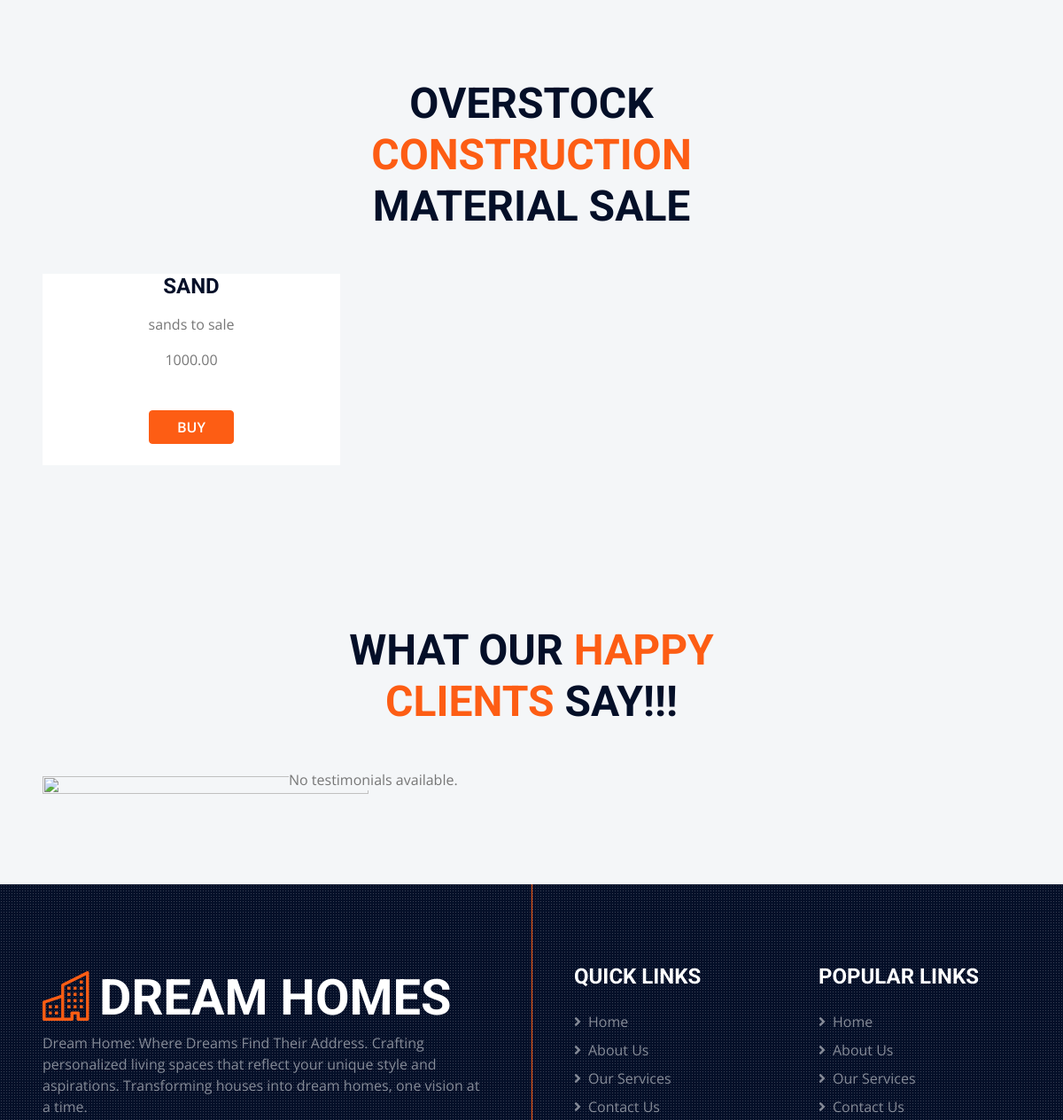
/main/indexfront (middle part), run on an earlier commit of the app's database.
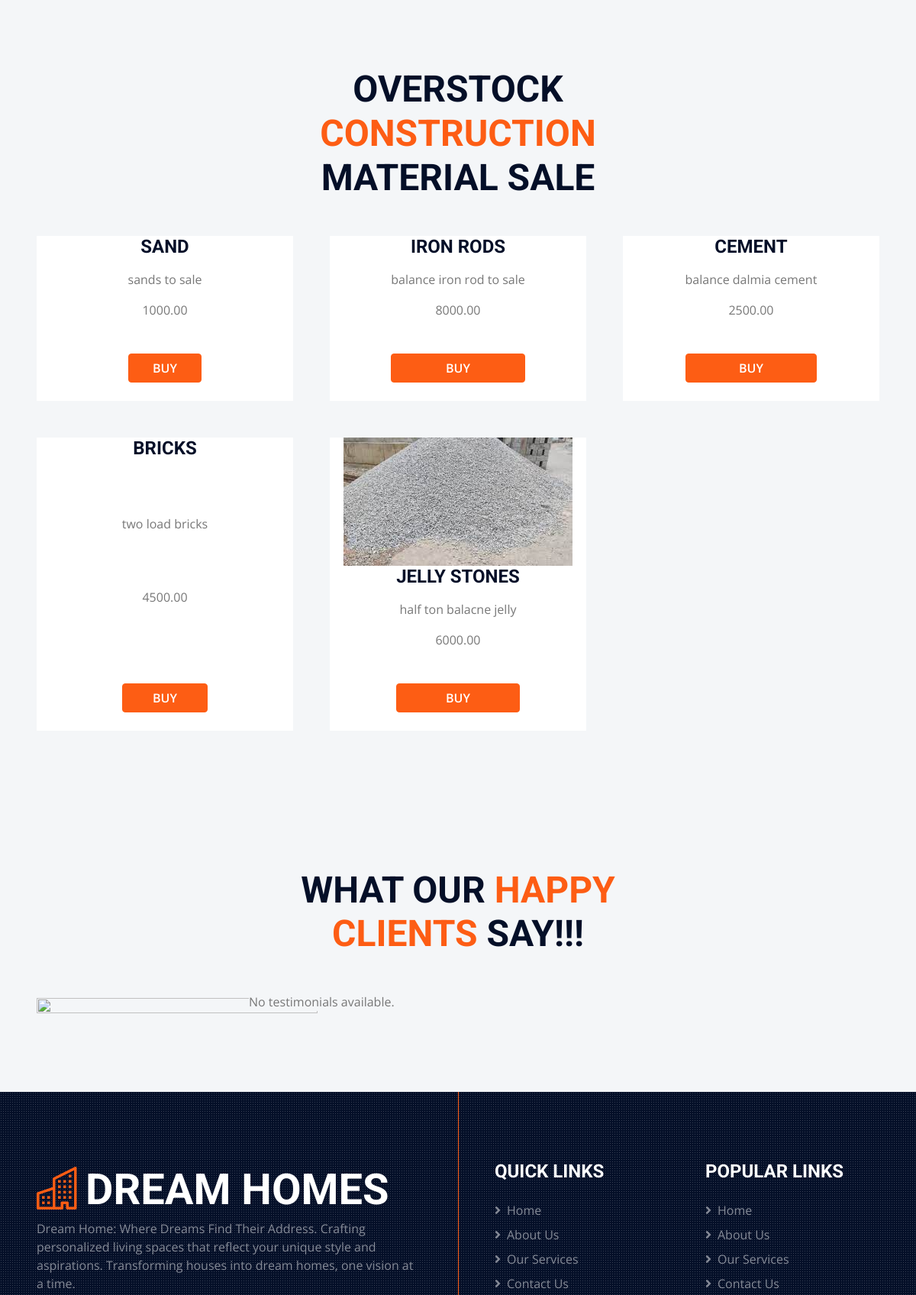
And on a later commit of the database.
### Adminmodule/models.py (models this page shows, shortened)
class Balance(models.Model):
    name = models.TextField()
    description = models.TextField()
    price = models.DecimalField(max_digits=10, decimal_places=2)
    image = models.ImageField(upload_to='interior_images/', null=True, blank=True)

### Usermodule/views.py (the view)
# urls.py: path('', RedirectView.as_view(pattern_name='indexfront', permanent=False)),
def indexfront(request):
    datas = Balance.objects.all()
    cate = Category.objects.all()
    testimonials = Testimonial.objects.all()  # Fetch all testimonials from the database
    return render(request, "frontendindexpage.html", {'testimonials': testimonials,'datas':datas,'cate':cate})

### Usermodule/templates/frontendindexpage.html (shortened to what the changed rows need)
<!DOCTYPE html>
{% load static %}
<html lang="en">
<head>
    <link rel="stylesheet" href="https://stackpath.bootstrapcdn.com/bootstrap/4.5.2/css/bootstrap.min.css">
    <link href="https://cdnjs.cloudflare.com/ajax/libs/font-awesome/5.15.0/css/all.min.css" rel="stylesheet">
    <link href="https://cdn.jsdelivr.net/npm/bootstrap-icons@1.4.1/font/bootstrap-icons.css" rel="stylesheet">
    <link href="https://maxcdn.bootstrapcdn.com/bootstrap/4.5.2/css/bootstrap.min.css" rel="stylesheet">
    <link href="{% static  'lib/owlcarousel/assets/owl.carousel.min.css' %}" rel="stylesheet">
    <link href="{% static  'lib/tempusdominus/css/tempusdominus-bootstrap-4.min.css' %}" rel="stylesheet" />
    <link href="{% static  'lib/lightbox/css/lightbox.min.css' %}" rel="stylesheet">
    <link href="{% static 'css/bootstrap.min.css' %}" rel="stylesheet">
    <link href="{% static 'css/style.css' %}" rel="stylesheet">
    <link rel="stylesheet" href="https://cdnjs.cloudflare.com/ajax/libs/OwlCarousel2/2.3.4/assets/owl.carousel.min.css">
    <link rel="stylesheet" href="https://cdnjs.cloudflare.com/ajax/libs/OwlCarousel2/2.3.4/assets/owl.theme.default.min.css">
</head>
<body>
    {% block content %}
    <div class="container-fluid bg-light py-6 px-5">
        <div class="text-center mx-auto mb-5" style="max-width: 600px;">
          <h1 class="display-5 text-uppercase mb-4">Overstock <span class="text-primary">Construction</span> Material Sale</h1>
        </div>
        <div class="row g-5">
          {% for i in datas %}
          <div class="col-lg-4 col-md-6">
            <div class="service-item bg-white d-flex flex-column align-items-center text-center">
              <img class="img-fluid" src="{{ i.image.url }}" alt="">
              <div class="px-4 pb-4">
                <h4 class="text-uppercase mb-3">{{ i.name }}</h4>
                <p>{{ i.description }}</p>
                <p>{{ i.price }}</p>
                {% if user.is_authenticated %}
                <a class="btn btn-primary" href="{% url 'checkout' i.id %}" role="button" style="margin-top: 29px;">Buy</a>
                {% else %}
                <a class="btn btn-primary" href="{% url 'login' %}" role="button" style="margin-top: 29px;">Buy</a>
                {% endif %}
              </div>
            </div>
          </div>
          {% endfor %}
        </div>
      </div>
    <div class="container-fluid bg-light py-6 px-5">
        <div class="text-center mx-auto mb-5" style="max-width: 600px;">
            <h1 class="display-5 text-uppercase mb-4">What Our <span class="text-primary">Happy Clients</span> Say!!!</h1>
        </div>
    </div>
    {% endblock content %}
    <div class="footer container-fluid position-relative bg-dark bg-light-radial text-white-50 py-6 px-5">
        <div class="row g-5">
            <div class="col-lg-6 pe-lg-5">
                <a href="{% url 'indexfront' %}" class="navbar-brand">
                    <h1 class="m-0 display-4 text-uppercase text-white"><i class="bi bi-building text-primary me-2"></i>DREAM HOMES</h1>
                </a>
            </div>
        </div>
    </div>
</body>
</html>

What changed in the data, as far as the page shows it:
added Balance: name "IRON RODS", description "balance iron rod to sale", price "8000.00"
added Balance: name "CEMENT", description "balance dalmia cement", price "2500.00"
added Balance: name "BRICKS", description "two load bricks", price "4500.00"
added Balance: image (picture), name "JELLY STONES", description "half ton balacne jelly", price "6000.00"
